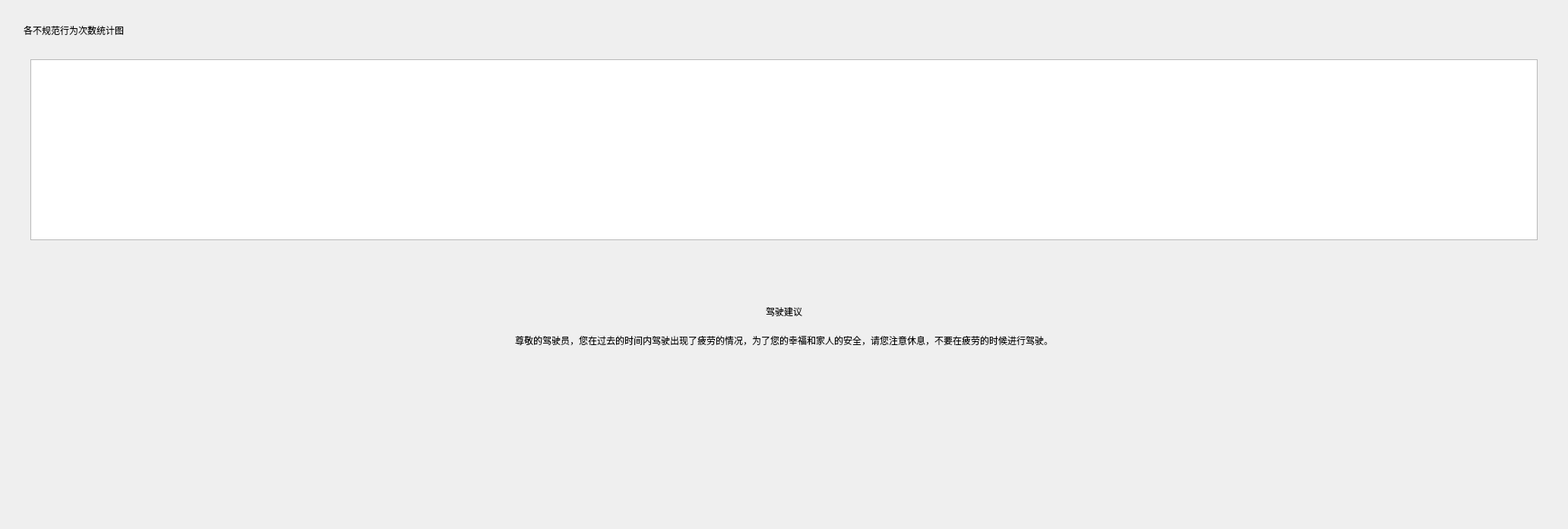
<?xml version="1.0" encoding="UTF-8"?>
<ui version="4.0">
 <class>DataAnalysis</class>
 <widget class="QWidget" name="DataAnalysis">
  <property name="geometry">
   <rect>
    <x>0</x>
    <y>0</y>
    <width>2064</width>
    <height>696</height>
   </rect>
  </property>
  <property name="windowTitle">
   <string>Form</string>
  </property>
  <layout class="QVBoxLayout" name="verticalLayout">
   <item>
    <widget class="QWidget" name="widget_3" native="true">
     <layout class="QVBoxLayout" name="verticalLayout_4">
      <property name="spacing">
       <number>20</number>
      </property>
      <property name="leftMargin">
       <number>20</number>
      </property>
      <property name="topMargin">
       <number>20</number>
      </property>
      <property name="rightMargin">
       <number>20</number>
      </property>
      <property name="bottomMargin">
       <number>20</number>
      </property>
      <item>
       <widget class="QLabel" name="label_3">
        <property name="text">
         <string>各不规范行为次数统计图</string>
        </property>
       </widget>
      </item>
      <item>
       <widget class="QWidget" name="widget_2" native="true">
        <property name="sizePolicy">
         <sizepolicy hsizetype="Preferred" vsizetype="Expanding">
          <horstretch>0</horstretch>
          <verstretch>0</verstretch>
         </sizepolicy>
        </property>
        <layout class="QHBoxLayout" name="horizontalLayout_2">
         <item>
          <widget class="QGraphicsView" name="chartView"/>
         </item>
        </layout>
       </widget>
      </item>
     </layout>
    </widget>
   </item>
   <item>
    <widget class="QWidget" name="widget_4" native="true">
     <property name="minimumSize">
      <size>
       <width>0</width>
       <height>100</height>
      </size>
     </property>
     <layout class="QVBoxLayout" name="verticalLayout_3">
      <property name="spacing">
       <number>20</number>
      </property>
      <property name="leftMargin">
       <number>20</number>
      </property>
      <property name="topMargin">
       <number>50</number>
      </property>
      <property name="rightMargin">
       <number>20</number>
      </property>
      <property name="bottomMargin">
       <number>20</number>
      </property>
      <item alignment="Qt::AlignHCenter">
       <widget class="QLabel" name="label_2">
        <property name="text">
         <string>驾驶建议</string>
        </property>
       </widget>
      </item>
      <item alignment="Qt::AlignHCenter|Qt::AlignTop">
       <widget class="QLabel" name="label_5">
        <property name="sizePolicy">
         <sizepolicy hsizetype="Preferred" vsizetype="Expanding">
          <horstretch>0</horstretch>
          <verstretch>0</verstretch>
         </sizepolicy>
        </property>
        <property name="text">
         <string>&lt;html&gt;&lt;head/&gt;&lt;body&gt;&lt;p&gt;尊敬的驾驶员，您在过去的时间内驾驶出现了疲劳的情况，为了您的幸福和家人的安全，请您注意休息，不要在疲劳的时候进行驾驶。&lt;/p&gt;&lt;/body&gt;&lt;/html&gt;</string>
        </property>
       </widget>
      </item>
      <item>
       <spacer name="verticalSpacer">
        <property name="orientation">
         <enum>Qt::Vertical</enum>
        </property>
        <property name="sizeHint" stdset="0">
         <size>
          <width>20</width>
          <height>40</height>
         </size>
        </property>
       </spacer>
      </item>
     </layout>
    </widget>
   </item>
  </layout>
 </widget>
 <resources/>
 <connections/>
</ui>
